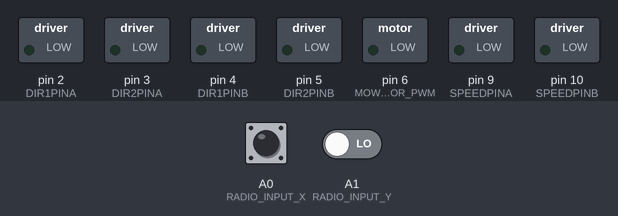
The sketch below on a simulated Arduino Uno, built with avr-gcc and run on an emulated ATmega328P. On the bench: switched loads named in the sketch (green lamp = pin HIGH). Inputs (shaded band) come from the test bench; at power-on: A0 (RADIO_INPUT_X) LOW, A1 (RADIO_INPUT_Y) LOW.

Above: at 1.2 s.
1.3 s: A0 (RADIO_INPUT_X) pulsed HIGH 2 times (0.12 s each, 0.3 s apart)
At 2.9 s:
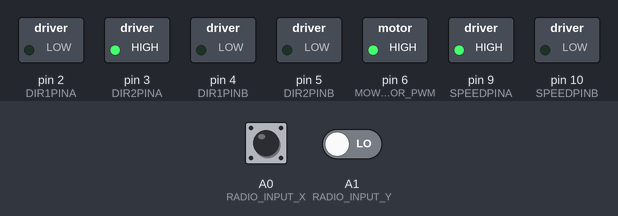
At 4.8 s:
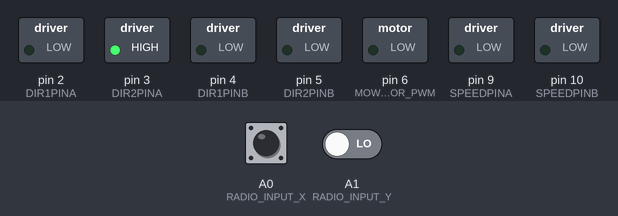
Timing chart, 0 to 6.3 s (numbered marks = the images above; inputs shaded):
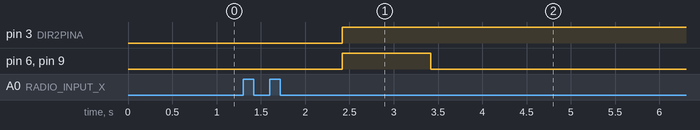

The sketch:

RadioControlMixMotorsL298NwithMowingMotorPID.ino
```cpp
/*
 Reads radio control input, mixes X and Y to MotorL and MotorR and controls speed of mowing motor
 */

const int RADIO_INPUT_X = A0; //radio control input X
const int RADIO_INPUT_Y = A1; //radio control input Y
const int PULSE_MIN_X = 1141; //lowest radio control pulse with Y
const int PULSE_MAX_X = 1834; //highest radio control pulse with Y
const int PULSE_MIN_Y = 1124; //lowest radio control pulse with Y
const int PULSE_MAX_Y = 1751; //highest radio control pulse with Y
const int STOP_LIMIT = 40;    //interval in which motors shall not move

// Motor 1 (wheel)
const int DIR1PINA = 2;
const int DIR2PINA = 3;
const int SPEEDPINA = 9; // Needs to be a PWM pin to be able to control motor speed

// Motor 2 (wheel)
const int DIR1PINB = 4;
const int DIR2PINB = 5;
const int SPEEDPINB = 10; // Needs to be a PWM pin to be able to control motor speed

// Mowing Motor
const int IR_SENSOR = 12; //IR sensor input pin
const int MOW_MOTOR_PWM = 6; //PWM motor output
const int MAX_INPUT = 1023; //PID input if mowing motor doesn't move
byte mowingMotorPWM = 255;
double targetMowingMotorSpeed = 500;
double inputPID = 0;
double lastInputPID = 0;
double iTermPID = 0;
double outputPID;

// the setup routine runs once when you press reset:
void setup() {
  // initialize serial communication at 9600 bits per second
  Serial.begin(9600);
  // make the radio input pins input
  pinMode(RADIO_INPUT_X, INPUT);
  pinMode(RADIO_INPUT_Y, INPUT);
  // IR speed sensor for mowing motor
  pinMode(IR_SENSOR, INPUT);
  // motors
  pinMode(DIR1PINA, OUTPUT);
  pinMode(DIR2PINA, OUTPUT);
  pinMode(SPEEDPINA, OUTPUT);
  pinMode(DIR1PINB, OUTPUT);
  pinMode(DIR2PINB, OUTPUT);
  pinMode(SPEEDPINB, OUTPUT);
  pinMode(MOW_MOTOR_PWM, OUTPUT);
}

// the loop routine runs over and over again forever:
void loop() {
  // get radio input
  int radioX = 0;
  int radioY = 0;
  int rc = 0;
  int lMotor = 0;
  int rMotor = 0;
  rc = getRadioInput(radioX, radioY);
  if (rc == 0) {
    // print out the pulse length
    //Serial.print("X:"); Serial.print(radioX, DEC);
    //Serial.print("  Y:"); Serial.print(radioY, DEC); Serial.println("|");
    mix(radioX, radioY, lMotor, rMotor);
    //Serial.print("L:"); Serial.print(lMotor, DEC);
    //Serial.print("  R:"); Serial.print(rMotor, DEC); Serial.println("|");
    setMotorSpeed(lMotor, rMotor);
    // mowing motor control
    //int mowingMotorSpeed = getMowingMotorSpeed();
    //Serial.print("Duration:");
    //Serial.print(mowingMotorSpeed, DEC); Serial.print(" ");
    //mowingMotorPWM = constrain(mowingMotorPWM + 0.02*(targetMowingMotorSpeed - mowingMotorSpeed), 0, 255);
    //inputPID = mowingMotorSpeed;
    //computePID(&inputPID, &outputPID, &targetMowingMotorSpeed, 0.2, 0.5, 0.1, 0, 255, &lastInputPID, &iTermPID);
    //mowingMotorPWM = constrain(outputPID, 0, 255);
    //Serial.println(mowingMotorPWM, DEC);
    //analogWrite(MOW_MOTOR_PWM, 0);
    analogWrite(MOW_MOTOR_PWM, mowingMotorPWM);
  } else {
    // no signal -> stop!
    stopMotors();
  }
  //delay(700);
}

void computePID(double* Input, double* Output, double* Setpoint,
                double Kp, double Ki, double Kd, byte OutMin, byte OutMax,
                double* LastInput, double* ITerm) {
  //compute all error variables
  double input = *Input;
  double error = *Setpoint - input;
  *ITerm += (Ki * error);
  if (*ITerm > OutMax) *ITerm = OutMax;
  else if (*ITerm < OutMin) *ITerm = OutMin;
  double dInput = (input - *LastInput);
  //compute PID Output
  double output = Kp * error + *ITerm - Kd * dInput;
  if (output > OutMax) output = OutMax;
  else if (output < OutMin) output = OutMin;
  *Output = output;
  //remember for next time
  *LastInput = input;
}

int getRadioInput(int &X, int &Y) {
  unsigned long duration;
  duration = pulseIn(RADIO_INPUT_X, HIGH);
  //Serial.print("DurationX:"); Serial.print(duration, DEC);
  if (duration == 0) {
    return -1; // radio off -> no pulse
  } else {
    duration = constrain(duration, PULSE_MIN_X, PULSE_MAX_X);
    X = map(duration, PULSE_MIN_X, PULSE_MAX_X, -512, 511);
    duration = pulseIn(RADIO_INPUT_Y, HIGH);
    //Serial.print("  DurationY:"); Serial.println(duration, DEC);
    duration = constrain(duration, PULSE_MIN_Y, PULSE_MAX_Y);
    Y = map(duration, PULSE_MIN_Y, PULSE_MAX_Y, -512, 511);
  }
  return 0;
}

void mix(int X, int Y, int &lMotor, int &rMotor) {
  //mix throttle and direction
  int leftMotor = Y + X;
  int rightMotor = Y - X;
  //calculate the scale of the results
  float leftMotorScale =  leftMotor / 255.0;
  leftMotorScale = abs(leftMotorScale);
  float rightMotorScale =  rightMotor / 255.0;
  rightMotorScale = abs(rightMotorScale);
  //choose the max scale value if it is above 1
  float maxMotorScale = max(leftMotorScale, rightMotorScale);
  maxMotorScale = max(1, maxMotorScale);
  //and apply it to the mixed values
  lMotor = constrain(leftMotor / maxMotorScale, -255, 255);
  rMotor = constrain(rightMotor / maxMotorScale, -255, 255);
  //Serial.print("lMotor: "); Serial.println(lMotor, DEC);
  //Serial.print("rMotor: "); Serial.println(rMotor, DEC);
}

void setMotorSpeed(int lMotor, int rMotor) {
  if (abs(rMotor) < STOP_LIMIT) {
    analogWrite(SPEEDPINA, 0);
    digitalWrite(DIR1PINA, LOW);
    digitalWrite(DIR2PINA, LOW);
  } else {
    analogWrite(SPEEDPINA, abs(rMotor));
    if (rMotor > 0) {
      digitalWrite(DIR1PINA, HIGH);
      digitalWrite(DIR2PINA, LOW);
    } else {
      digitalWrite(DIR1PINA, LOW);
      digitalWrite(DIR2PINA, HIGH);
    }
  }
  if (abs(lMotor) < STOP_LIMIT) {
    analogWrite(SPEEDPINB, 0);
    digitalWrite(DIR1PINB, LOW);
    digitalWrite(DIR2PINB, LOW);
  } else {
    analogWrite(SPEEDPINB, abs(lMotor));
    if (lMotor > 0) {
      digitalWrite(DIR1PINB, HIGH);
      digitalWrite(DIR2PINB, LOW);
    } else {
      digitalWrite(DIR1PINB, LOW);
      digitalWrite(DIR2PINB, HIGH);
    }
  }
}

void stopMotors() {
  analogWrite(SPEEDPINA, 0);
  analogWrite(SPEEDPINB, 0);
  analogWrite(MOW_MOTOR_PWM, 0);
}

int getMowingMotorSpeed() {
  unsigned long duration = pulseIn(IR_SENSOR, HIGH);
  //Serial.print("Duration:"); Serial.println(duration, DEC);
  if (duration == 0) {
    return 0;
  } else {
    return constrain(MAX_INPUT - duration, 0, MAX_INPUT);
  }
}
```

Measured:
- after the input at 1.3 s, pin 3 (DIR2PINA): LOW → HIGH after 1.1 s; pin 6 (MOW_MOTOR_PWM), pin 9 (SPEEDPINA): LOW → HIGH after 1.1 s, → LOW 1.0 s later
